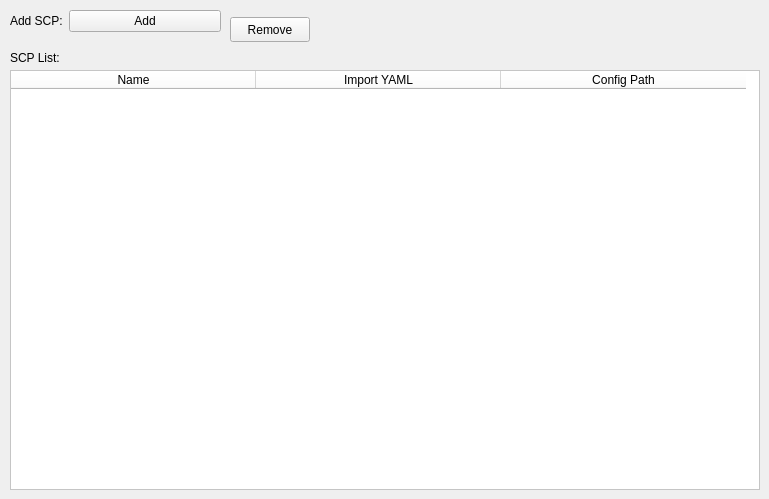
    <widget class="QWidget" name="SCP_2">
     <attribute name="title">
      <string>SCP</string>
     </attribute>
     <widget class="QWidget" name="formLayoutWidget_20">
      <property name="geometry">
       <rect>
        <x>10</x>
        <y>10</y>
        <width>211</width>
        <height>31</height>
       </rect>
      </property>
      <layout class="QFormLayout" name="formLayout_20">
       <item row="0" column="0">
        <widget class="QLabel" name="label_49">
         <property name="text">
          <string>Add SCP:</string>
         </property>
        </widget>
       </item>
       <item row="0" column="1">
        <widget class="QPushButton" name="Component5G_AddSCPButton">
         <property name="text">
          <string>Add</string>
         </property>
        </widget>
       </item>
      </layout>
     </widget>
     <widget class="QPushButton" name="Component5G_RemoveSCPButton">
      <property name="geometry">
       <rect>
        <x>230</x>
        <y>17</y>
        <width>80</width>
        <height>25</height>
       </rect>
      </property>
      <property name="text">
       <string>Remove</string>
      </property>
     </widget>
     <widget class="QLabel" name="label_50">
      <property name="geometry">
       <rect>
        <x>10</x>
        <y>50</y>
        <width>101</width>
        <height>16</height>
       </rect>
      </property>
      <property name="text">
       <string>SCP List:</string>
      </property>
     </widget>
     <widget class="QTableWidget" name="Component5G_SCPtable">
      <property name="geometry">
       <rect>
        <x>10</x>
        <y>70</y>
        <width>750</width>
        <height>420</height>
       </rect>
      </property>
      <property name="styleSheet">
       <string notr="true">background-color: rgb(255, 255, 255);</string>
      </property>
      <attribute name="horizontalHeaderDefaultSectionSize">
       <number>245</number>
      </attribute>
      <attribute name="verticalHeaderHighlightSections">
       <bool>true</bool>
      </attribute>
      <column>
       <property name="text">
        <string>Name</string>
       </property>
      </column>
      <column>
       <property name="text">
        <string>Import YAML</string>
       </property>
      </column>
      <column>
       <property name="text">
        <string>Config Path</string>
       </property>
      </column>
     </widget>
    </widget>
